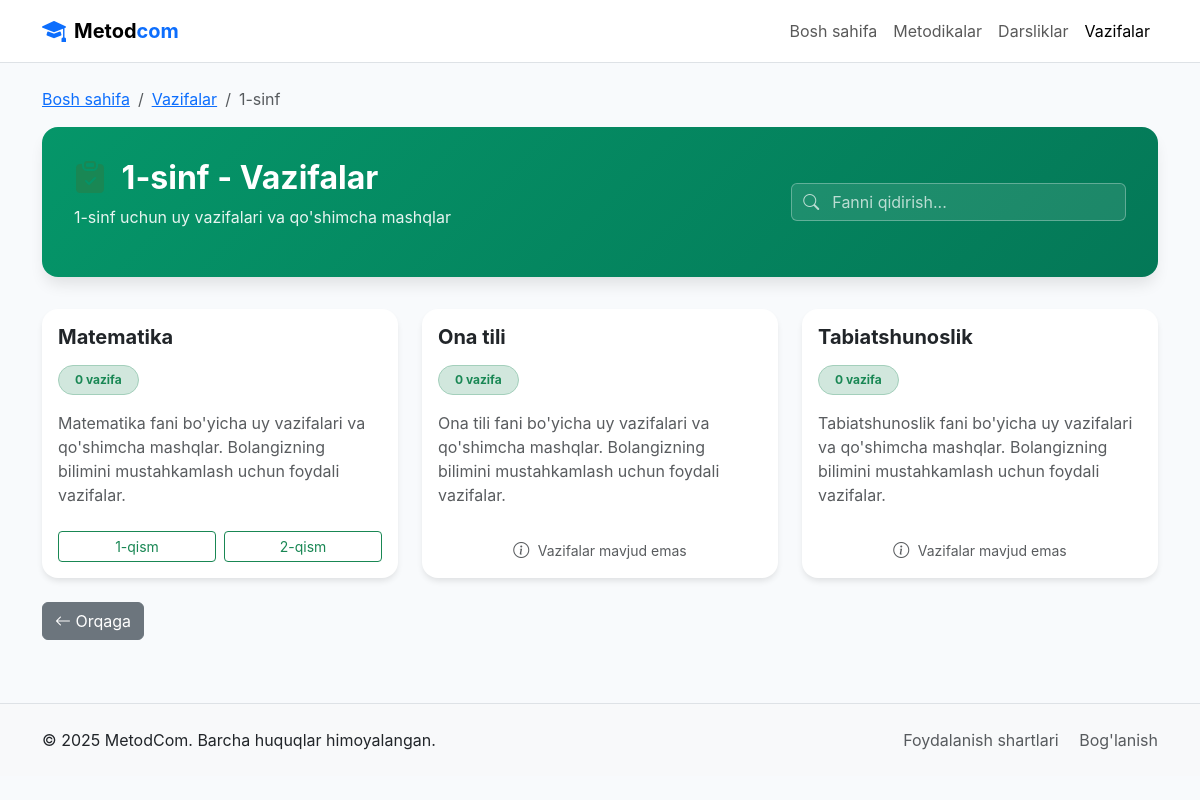
The page /tasks/grade/1/ (signed in) on the database its author committed.
### maktab/models.py (models this page shows, shortened)
class Grade(models.Model):
    name = models.CharField(max_length=50, verbose_name="Sinf nomi")  # Masalan, 1-sinf
    description = models.TextField(blank=True, verbose_name="Tavsif")
    class Meta:
        verbose_name = "Sinf"
        verbose_name_plural = "Sinflar"

class Subject(models.Model):
    name = models.CharField(max_length=100, verbose_name="Fan nomi")  # Masalan, Ona tili
    grade = models.ForeignKey(Grade, on_delete=models.CASCADE, related_name="subjects", verbose_name="Sinf")
    description = models.TextField(blank=True, verbose_name="Tavsif")
    class Meta:
        verbose_name = "Fan"
        verbose_name_plural = "Fanlar"

class Section(models.Model):
    name = models.CharField(max_length=50, verbose_name="Qism nomi")  # Masalan, 1-qism
    grade = models.ForeignKey(Grade, on_delete=models.CASCADE, related_name="sections", verbose_name="Sinf")
    subject = models.ForeignKey(Subject, on_delete=models.CASCADE, related_name="sections", verbose_name="Fan")
    description = models.TextField(blank=True, verbose_name="Tavsif")
    class Meta:
        verbose_name = "Qism"
        verbose_name_plural = "Qismlar"

### maktab/views.py (the view)
# urls.py: path('tasks/grade/<int:grade_id>/', views.task_subject_list, name='task_subject_list'),  # Fanlar ro'yxati
@login_required
def task_subject_list(request, grade_id):
    grade = get_object_or_404(Grade, id=grade_id)
    subjects = Subject.objects.filter(grade=grade)
    context = {
        'grade': grade,
        'subjects': subjects,
    }
    return render(request, 'school/task_subject_list.html', context)

### templates/school/task_subject_list.html (shortened to what this page needs)
{% load static %}
<!DOCTYPE html>
<html lang="uz">
<head>
  <link href="https://cdn.jsdelivr.net/npm/bootstrap@5.3.0/dist/css/bootstrap.min.css" rel="stylesheet">
  <link rel="stylesheet" href="https://cdn.jsdelivr.net/npm/bootstrap-icons@1.11.1/font/bootstrap-icons.css">
  <link rel="stylesheet" href="{% static 'css/subject_list.css' %}">
</head>
<body>
  <header class="navbar navbar-expand-lg navbar-light bg-white border-bottom">
    <div class="container">
      <a class="navbar-brand d-flex align-items-center" href="{% url 'maktab:home' %}">
        <i class="bi bi-mortarboard-fill text-primary me-2" style="font-size: 1.5rem;"></i>
        <span class="fw-bold">Metod<span class="text-primary">com</span></span>
      </a>
      <div class="collapse navbar-collapse" id="navbarNav">
        <ul class="navbar-nav ms-auto">
          <li class="nav-item">
            <a class="nav-link" href="{% url 'maktab:home' %}">Bosh sahifa</a>
          </li>
          {% if user.role == 'teacher' %}
          <li class="nav-item">
            <a class="nav-link" href="{% url 'maktab:grade_list' %}">Metodikalar</a>
          </li>
          {% endif %}
          <li class="nav-item">
            <a class="nav-link" href="{% url 'maktab:textbook_list' %}">Darsliklar</a>
          </li>
          <li class="nav-item">
            <a class="nav-link active" href="{% url 'maktab:task_list' %}">Vazifalar</a>
          </li>
        </ul>
      </div>
    </div>
  </header>
  <main>
    <div class="subject-list-container">
      <div class="container py-4">
        <nav aria-label="breadcrumb" class="mb-3">
          <ol class="breadcrumb">
            <li class="breadcrumb-item"><a href="{% url 'maktab:home' %}">Bosh sahifa</a></li>
            <li class="breadcrumb-item"><a href="{% url 'maktab:task_list' %}">Vazifalar</a></li>
            <li class="breadcrumb-item active" aria-current="page">{{ grade.name }}</li>
          </ol>
        </nav>
        <div class="subject-header">
          <div class="row align-items-center">
            <div class="col-md-8">
              <h1 class="subject-title">
                <i class="bi bi-clipboard-check-fill text-success me-2"></i>
                {{ grade.name }} - Vazifalar
              </h1>
              <p class="subject-description">{{ grade.name }} uchun uy vazifalari va qo'shimcha mashqlar</p>
            </div>
            <div class="col-md-4">
              <div class="search-container">
                <input type="text" id="subjectSearch" class="form-control" placeholder="Fanni qidirish...">
                <i class="bi bi-search search-icon"></i>
              </div>
            </div>
          </div>
        </div>
        {% if subjects %}
          <div class="subjects-grid">
            <div class="row g-4">
              {% for subject in subjects %}
                <div class="col-md-6 col-lg-4 subject-item" data-subject-name="{{ subject.name|lower }}">
                  <div class="card h-100 subject-card">
                    <div class="card-body">
                      <h5 class="card-title fw-bold mb-3">{{ subject.name }}</h5>
                      <div class="mb-3">
                        {% with task_count=subject.sections.all.0.lessons.all.0.tasks.count %}
                          <span class="badge bg-success-subtle text-success border border-success-subtle px-3 py-2 rounded-pill">
                            {{ subject.task_count|default:"0" }} vazifa
                          </span>
                        {% endwith %}
                      </div>
                      <p class="card-text text-muted">
                        {{ subject.name }} fani bo'yicha uy vazifalari va qo'shimcha mashqlar. Bolangizning bilimini mustahkamlash uchun foydali vazifalar.
                      </p>
                    </div>
                    <div class="card-footer bg-transparent border-0 pb-3">
                      {% if subject.sections.exists %}
                        <div class="row g-2">
                          {% for section in subject.sections.all %}
                            <div class="col-6">
                              <a href="{% url 'maktab:task_by_subject' section.id %}" class="btn btn-outline-success btn-sm w-100">
                                {{ section.name }}
                              </a>
                            </div>
                          {% endfor %}
                        </div>
                      {% else %}
                        <div class="text-center text-muted">
                          <i class="bi bi-info-circle me-1"></i>
                          <small>Vazifalar mavjud emas</small>
                        </div>
                      {% endif %}
                    </div>
                  </div>
                </div>
              {% endfor %}
            </div>
          </div>
        {% endif %}
        <div class="navigation-buttons mt-4">
          <a href="{% url 'maktab:task_list' %}" class="btn btn-secondary">
            <i class="bi bi-arrow-left"></i> Orqaga
          </a>
        </div>
      </div>
    </div>
  </main>
  <footer class="bg-light py-4 mt-auto border-top">
    <div class="container">
      <div class="row">
        <div class="col-md-6">
          <p class="mb-0">&copy; {% now "Y" %} MetodCom. Barcha huquqlar himoyalangan.</p>
        </div>
        <div class="col-md-6 text-md-end">
          <a href="#" class="text-decoration-none text-muted me-3">Foydalanish shartlari</a>
          <a href="#" class="text-decoration-none text-muted">Bog'lanish</a>
        </div>
      </div>
    </div>
  </footer>
</body>
</html>

### static/css/subject_list.css (style rules this page uses)
body { font-family: 'Inter', -apple-system, BlinkMacSystemFont, sans-serif; background-color: #f8fafc; }
.subject-list-container { min-height: 80vh; }
.subject-header { background: linear-gradient(135deg, #059669 0%, #047857 100%); border-radius: 1rem; color: white; padding: 2rem; margin-bottom: 2rem; box-shadow: 0 10px 15px -3px rgba(0, 0, 0, 0.1); }
.subject-title { font-size: 2rem; font-weight: 700; margin-bottom: 0.5rem; }
.subject-description { opacity: 0.9; }
.search-container { position: relative; }
.search-container .form-control { padding-left: 2.5rem; background: rgba(255, 255, 255, 0.1); border: 1px solid rgba(255, 255, 255, 0.3); color: white; }
.search-container .form-control::placeholder { color: rgba(255, 255, 255, 0.7); }
.search-icon { position: absolute; left: 0.75rem; top: 50%; transform: translateY(-50%); color: rgba(255, 255, 255, 0.7); }
.subject-card { border: none; border-radius: 1rem; box-shadow: 0 4px 6px -1px rgba(0, 0, 0, 0.1); transition: all 0.3s ease; overflow: hidden; }

### rows shown on the page
Grade: name "1-sinf"
Subject: name "Matematika", task_count "0"
Section: name "1-qism"
Section: name "2-qism"
Subject: name "Ona tili", task_count "0", shows "Vazifalar mavjud emas"
Subject: name "Tabiatshunoslik", task_count "0", shows "Vazifalar mavjud emas"
